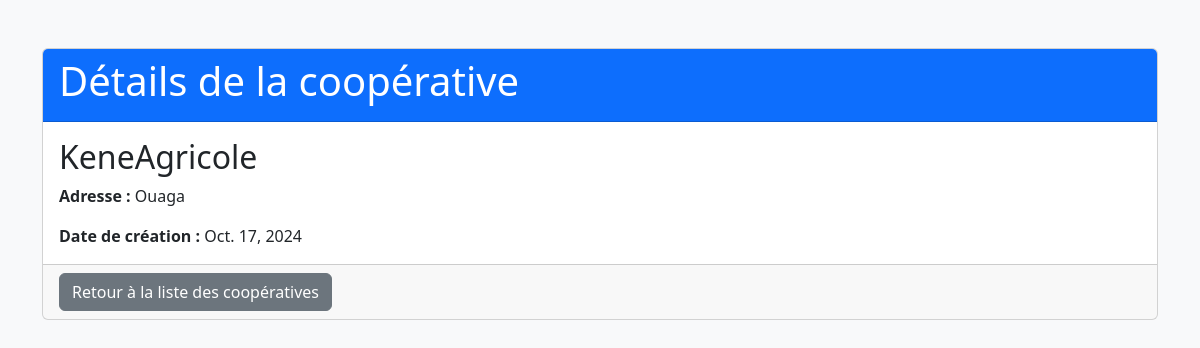
Screenshot of /liste_cooperative/details_coop/1 with the database file from the repository.
### members/models.py (models this page shows, shortened)
class Cooperative(models.Model):
    nom = models.CharField(max_length=255)
    adresse = models.TextField()
    date_creation = models.DateField(auto_now_add=True)

### members/views.py (the view)
# urls.py: path('liste_cooperative/details_coop/<int:id>', views.details_coop, name='details_coop'),
def details_coop(request, id):
    coop_details = get_object_or_404(Cooperative, id=id)
    context = {
        'coop_details': coop_details,
    }
    return render(request, 'details_coop.html', context)

### members/templates/details_coop.html (shortened to what this page needs)
<!DOCTYPE html>
<html lang="fr">
<head>
    <link href="https://cdn.jsdelivr.net/npm/bootstrap@5.3.3/dist/css/bootstrap.min.css" rel="stylesheet">
</head>
    <body class="bg-light">
        <div class="container mt-5">
            <div class="card">
                <div class="card-header bg-primary text-white">
                    <h1>Détails de la coopérative</h1>
                </div>
                <div class="card-body">
                    <h2 class="card-title">{{ coop_details.nom }}</h2>
                    <p class="card-text"><strong>Adresse :</strong> {{ coop_details.adresse }}</p>
                    <p class="card-text"><strong>Date de création :</strong> {{ coop_details.date_creation }}</p>
                </div>
                <div class="card-footer">
                    <a href="{% url 'liste_cooperative' %}" class="btn btn-secondary">Retour à la liste des coopératives</a>
                </div>
            </div>
        </div>
</body>
</html>

### rows the page displays
Cooperative: nom "KeneAgricole", adresse "Ouaga", date_creation "Oct. 17, 2024"
